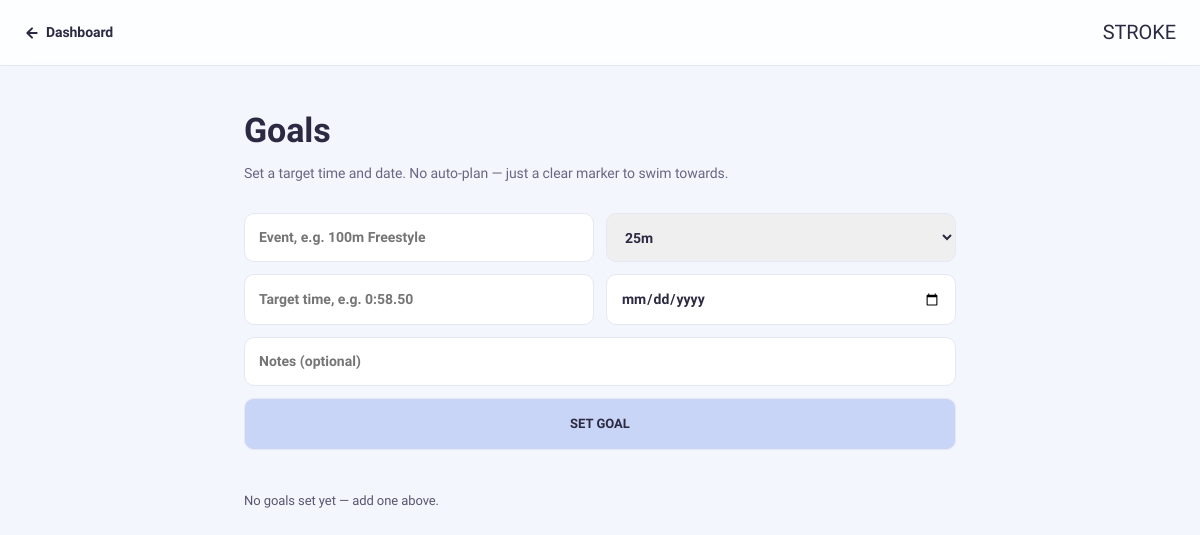
The app's page /goals (signed in), older data.
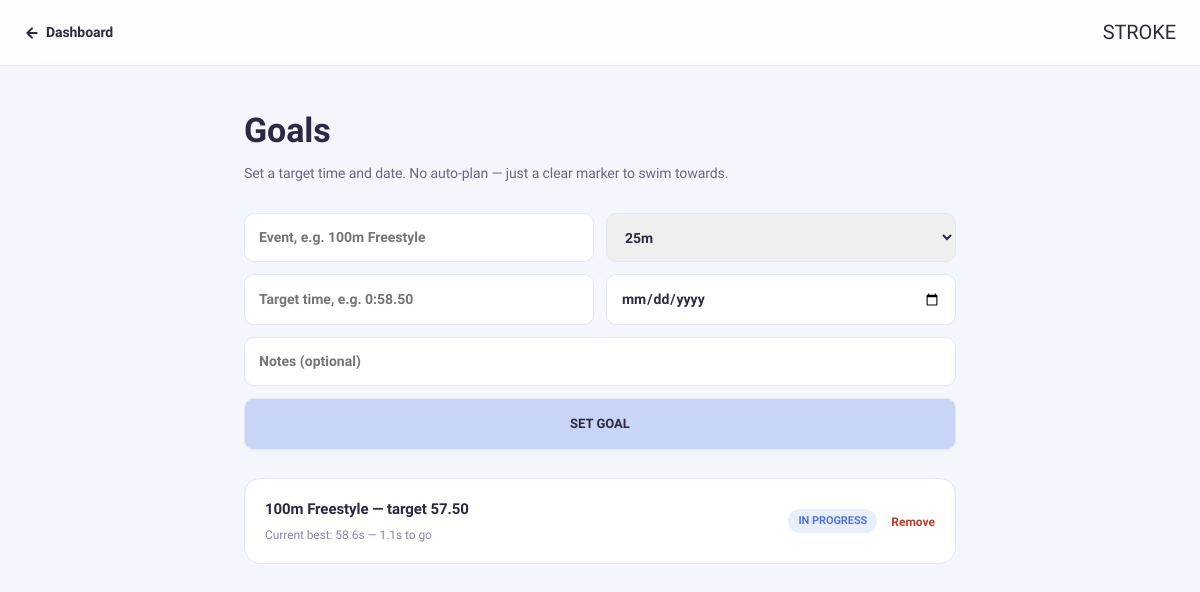
The same page, newer data.
### models.py (models this page shows)
class Goal(db.Model):
    __tablename__ = 'goal'
    id = db.Column(db.Integer, primary_key=True)
    user_id = db.Column(db.Integer, db.ForeignKey('user.id'), nullable=False)
    event = db.Column(db.String(50), nullable=False)
    pool = db.Column(db.String(10))
    target_time = db.Column(db.String(20), nullable=False)
    target_date = db.Column(db.Date, nullable=True)
    notes = db.Column(db.Text)
    created_at = db.Column(db.DateTime, default=datetime.utcnow)
    def target_seconds(self):
        t = self.target_time
        if not t:
            return None
        try:
            if ':' in t:
                mins, rest = t.split(':')
                return int(mins) * 60 + float(rest)
            return float(t)
        except (ValueError, TypeError):
            return None

### routes.py (the view, shortened to what this page needs)
@main.route('/goals', methods=['GET', 'POST'])
@login_required
def goals():
    from app import db
    from models import Goal, Swim
    user_goals = (
        db.session.query(Goal)
        .filter_by(user_id=current_user.id)
        .order_by(Goal.created_at.desc())
        .all()
    )
    swims = db.session.query(Swim).filter_by(user_id=current_user.id).all()
    best_by_event = {}
    for s in swims:
        secs = s.time_in_seconds()
        if secs is None:
            continue
        current = best_by_event.get(s.event)
        if current is None or secs < current:
            best_by_event[s.event] = secs
    goal_rows = []
    for g in user_goals:
        best_secs = best_by_event.get(g.event)
        target_secs = g.target_seconds()
        achieved = best_secs is not None and target_secs is not None and best_secs <= target_secs
        gap = round(best_secs - target_secs, 2) if (best_secs is not None and target_secs is not None) else None
        goal_rows.append({'goal': g, 'best_secs': best_secs, 'achieved': achieved, 'gap': gap})
    return render_template('goals.html', goal_rows=goal_rows)

### models.py (called while the page is built)
    def time_in_seconds(self):
        t = self.time
        if not t:
            return None
        try:
            if ':' in t:
                mins, rest = t.split(':')
                return int(mins) * 60 + float(rest)
            return float(t)
        except:
            return None

### templates/goals.html (shortened to what this page needs)
<!DOCTYPE html>
<html lang="en">
<head>
<link rel="stylesheet" href="{{ url_for('static', filename='css/main.css') }}">
<link rel="stylesheet" href="{{ url_for('static', filename='css/dashboard.css') }}">
</head>
<body>
<nav class="g-nav">
  <a href="/dashboard" class="g-nav-back">
    <svg width="16" height="16" viewBox="0 0 24 24" fill="none" stroke="currentColor" stroke-width="3" stroke-linecap="round" stroke-linejoin="round"><path d="M19 12H5M12 5l-7 7 7 7"/></svg>
    Dashboard
  </a>
  <a href="/" class="g-nav-logo">STROKE</a>
</nav>
<div class="g-wrap">
  <h1 class="g-h1">Goals</h1>
  <p class="g-sub">Set a target time and date. No auto-plan — just a clear marker to swim towards.</p>
  <form class="g-form" method="POST" action="/goals">
    <input type="text" name="event" placeholder="Event, e.g. 100m Freestyle" required>
    <select name="pool">
      <option value="25m">25m</option>
    </select>
    <input type="text" name="target_time" placeholder="Target time, e.g. 0:58.50" required>
    <input type="date" name="target_date">
    <input class="g-full" type="text" name="notes" placeholder="Notes (optional)">
    <button type="submit">Set goal</button>
  </form>
  {% if goal_rows %}
    {% for row in goal_rows %}
    <div class="g-goal {{ 'achieved' if row.achieved else '' }}">
      <div>
        <div class="g-goal-main">{{ row.goal.event }} — target {{ row.goal.target_time }}</div>
        <div class="g-goal-sub">
          {% if row.best_secs is not none %}
            Current best: {{ row.best_secs|round(2) }}s
            {% if row.gap is not none and row.gap > 0 %} — {{ row.gap }}s to go{% endif %}
          {% else %}
            No PB logged for this event yet
          {% endif %}
        </div>
      </div>
      <div style="display:flex;align-items:center;gap:14px;">
        <span class="g-goal-badge {{ '' if row.achieved else 'pending' }}">{{ 'Achieved' if row.achieved else 'In progress' }}</span>
        <form method="POST" action="/goals/{{ row.goal.id }}/delete">
          <button type="submit" class="g-goal-del">Remove</button>
        </form>
      </div>
    </div>
    {% endfor %}
  {% else %}
    <p class="panel-note">No goals set yet — add one above.</p>
  {% endif %}
</div>
</body>
</html>

Row changes from the older to the newer data that the page shows:
added Goal: goal.event "100m Freestyle", goal.target_time "57.50"
Text that changed along with them:
new list line: "— target Current best: 58.6 s — 1.1 s to go IN PROGRESS Remove"
text no longer shown: "No goals set yet — add one above."
